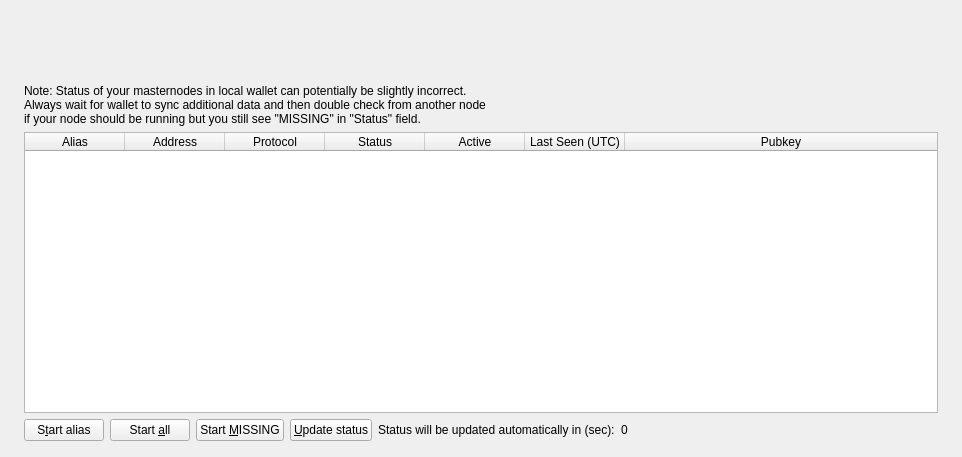
<?xml version="1.0" encoding="UTF-8"?>
<ui version="4.0">
 <class>MasternodeList</class>
 <widget class="QWidget" name="MasternodeList">
  <property name="geometry">
   <rect>
    <x>0</x>
    <y>0</y>
    <width>962</width>
    <height>457</height>
   </rect>
  </property>
  <property name="windowTitle">
   <string>Form</string>
  </property>
  <layout class="QVBoxLayout" name="topLayout" stretch="0">
   <property name="leftMargin">
    <number>9</number>
   </property>
   <property name="topMargin">
    <number>9</number>
   </property>
   <property name="rightMargin">
    <number>9</number>
   </property>
   <property name="bottomMargin">
    <number>9</number>
   </property>
   <item>
    <layout class="QVBoxLayout" name="verticalLayout_Master" stretch="0,1">
     <property name="spacing">
      <number>0</number>
     </property>
     <item>
      <widget class="QFrame" name="frame_Header">
       <layout class="QVBoxLayout" name="verticalLayout_4">
        <property name="leftMargin">
         <number>0</number>
        </property>
        <property name="topMargin">
         <number>0</number>
        </property>
        <property name="rightMargin">
         <number>0</number>
        </property>
        <property name="bottomMargin">
         <number>0</number>
        </property>
        <item>
         <layout class="QHBoxLayout" name="horizontalLayout_Header" stretch="1,0">
          <item>
           <widget class="QLabel" name="labelOverviewHeaderRight">
            <property name="minimumSize">
             <size>
              <width>464</width>
              <height>60</height>
             </size>
            </property>
            <property name="maximumSize">
             <size>
              <width>16777215</width>
              <height>60</height>
             </size>
            </property>
            <property name="font">
             <font>
              <pointsize>14</pointsize>
             </font>
            </property>
            <property name="text">
             <string/>
            </property>
            <property name="alignment">
             <set>Qt::AlignRight|Qt::AlignTrailing|Qt::AlignVCenter</set>
            </property>
           </widget>
          </item>
         </layout>
        </item>
       </layout>
      </widget>
     </item>
     <item>
      <widget class="QFrame" name="frame_BG">
       <layout class="QVBoxLayout" name="verticalLayout_3">
        <property name="leftMargin">
         <number>6</number>
        </property>
        <property name="topMargin">
         <number>6</number>
        </property>
        <property name="rightMargin">
         <number>6</number>
        </property>
        <property name="bottomMargin">
         <number>6</number>
        </property>
        <item>
         <widget class="QFrame" name="frame_Content">
          <layout class="QVBoxLayout" name="verticalLayout">
           <property name="spacing">
            <number>0</number>
           </property>
           <property name="leftMargin">
            <number>0</number>
           </property>
           <property name="topMargin">
            <number>0</number>
           </property>
           <property name="rightMargin">
            <number>0</number>
           </property>
           <property name="bottomMargin">
            <number>0</number>
           </property>
           <item>
            <layout class="QGridLayout" name="gridLayout_2">
             <property name="spacing">
              <number>2</number>
             </property>
             <item row="0" column="0">
              <widget class="QFrame" name="frameList">
               <layout class="QVBoxLayout" name="verticalLayout_2">
                <property name="bottomMargin">
                 <number>1</number>
                </property>
                <item>
                 <layout class="QHBoxLayout" name="horizontalLayout_note">
                  <property name="bottomMargin">
                   <number>0</number>
                  </property>
                  <item>
                   <widget class="QLabel" name="updateNote">
                    <property name="text">
                     <string>Note: Status of your masternodes in local wallet can potentially be slightly incorrect.&lt;br /&gt;Always wait for wallet to sync additional data and then double check from another node&lt;br /&gt;if your node should be running but you still see &quot;MISSING&quot; in &quot;Status&quot; field.</string>
                    </property>
                   </widget>
                  </item>
                 </layout>
                </item>
                <item>
                 <widget class="QTableWidget" name="tableWidgetMyMasternodes">
                  <property name="minimumSize">
                   <size>
                    <width>695</width>
                    <height>0</height>
                   </size>
                  </property>
                  <property name="palette">
                   <palette>
                    <active>
                     <colorrole role="Text">
                      <brush brushstyle="SolidPattern">
                       <color alpha="255">
                        <red>51</red>
                        <green>51</green>
                        <blue>51</blue>
                       </color>
                      </brush>
                     </colorrole>
                    </active>
                    <inactive>
                     <colorrole role="Text">
                      <brush brushstyle="SolidPattern">
                       <color alpha="255">
                        <red>51</red>
                        <green>51</green>
                        <blue>51</blue>
                       </color>
                      </brush>
                     </colorrole>
                    </inactive>
                    <disabled>
                     <colorrole role="Text">
                      <brush brushstyle="SolidPattern">
                       <color alpha="255">
                        <red>85</red>
                        <green>85</green>
                        <blue>85</blue>
                       </color>
                      </brush>
                     </colorrole>
                    </disabled>
                   </palette>
                  </property>
                  <property name="editTriggers">
                   <set>QAbstractItemView::NoEditTriggers</set>
                  </property>
                  <property name="alternatingRowColors">
                   <bool>true</bool>
                  </property>
                  <property name="selectionMode">
                   <enum>QAbstractItemView::SingleSelection</enum>
                  </property>
                  <property name="selectionBehavior">
                   <enum>QAbstractItemView::SelectRows</enum>
                  </property>
                  <property name="sortingEnabled">
                   <bool>true</bool>
                  </property>
                  <attribute name="horizontalHeaderStretchLastSection">
                   <bool>true</bool>
                  </attribute>
                  <column>
                   <property name="text">
                    <string>Alias</string>
                   </property>
                  </column>
                  <column>
                   <property name="text">
                    <string>Address</string>
                   </property>
                  </column>
                  <column>
                   <property name="text">
                    <string>Protocol</string>
                   </property>
                  </column>
                  <column>
                   <property name="text">
                    <string>Status</string>
                   </property>
                  </column>
                  <column>
                   <property name="text">
                    <string>Active</string>
                   </property>
                  </column>
                  <column>
                   <property name="text">
                    <string>Last Seen (UTC)</string>
                   </property>
                  </column>
                  <column>
                   <property name="text">
                    <string>Pubkey</string>
                   </property>
                  </column>
                 </widget>
                </item>
                <item>
                 <layout class="QHBoxLayout" name="horizontalLayout_5">
                  <property name="bottomMargin">
                   <number>0</number>
                  </property>
                  <item>
                   <widget class="QPushButton" name="startButton">
                    <property name="text">
                     <string>S&amp;tart alias</string>
                    </property>
                   </widget>
                  </item>
                  <item>
                   <widget class="QPushButton" name="startAllButton">
                    <property name="text">
                     <string>Start &amp;all</string>
                    </property>
                   </widget>
                  </item>
                  <item>
                   <widget class="QPushButton" name="startMissingButton">
                    <property name="text">
                     <string>Start &amp;MISSING</string>
                    </property>
                   </widget>
                  </item>
                  <item>
                   <widget class="QPushButton" name="UpdateButton">
                    <property name="text">
                     <string>&amp;Update status</string>
                    </property>
                   </widget>
                  </item>
                  <item>
                   <widget class="QLabel" name="autoupdate_label">
                    <property name="text">
                     <string>Status will be updated automatically in (sec):</string>
                    </property>
                   </widget>
                  </item>
                  <item>
                   <widget class="QLabel" name="secondsLabel">
                    <property name="text">
                     <string>0</string>
                    </property>
                   </widget>
                  </item>
                  <item>
                   <spacer name="horizontalSpacer_5">
                    <property name="orientation">
                     <enum>Qt::Horizontal</enum>
                    </property>
                    <property name="sizeHint" stdset="0">
                     <size>
                      <width>40</width>
                      <height>20</height>
                     </size>
                    </property>
                   </spacer>
                  </item>
                 </layout>
                </item>
               </layout>
              </widget>
             </item>
            </layout>
           </item>
          </layout>
         </widget>
        </item>
       </layout>
      </widget>
     </item>
    </layout>
   </item>
  </layout>
 </widget>
 <resources/>
 <connections/>
</ui>
